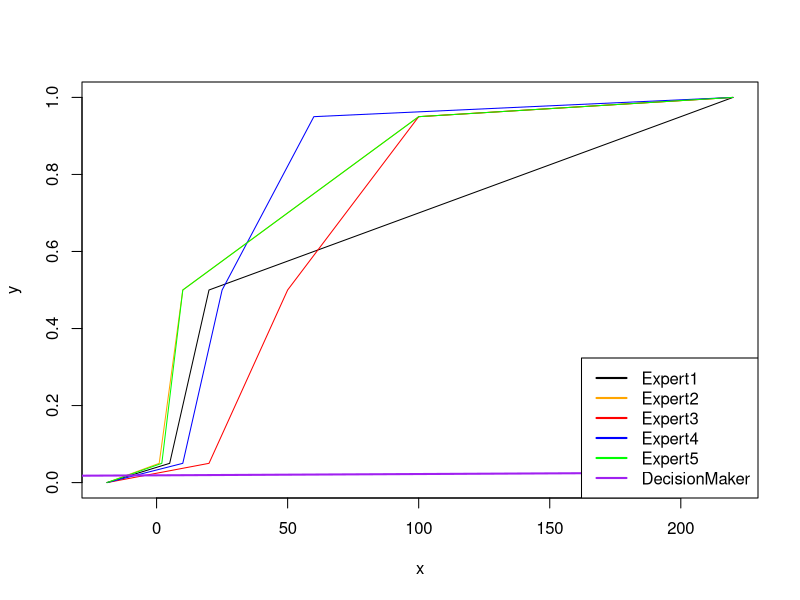

This chart was generated by the following R code:

#Importing Data

library("readxl")
Data1 = read_excel("Excelusssy.xlsx", sheet="Problem")
Data2 = read_excel("Excelusssy.xlsx", sheet="Problem2")
Data3 = read_excel("Excelusssy.xlsx", sheet="Problem3")
Data4 = read_excel("Excelusssy.xlsx", sheet="Problem4")
Data5 = read_excel("Excelusssy.xlsx", sheet="Problem5")
Data6 = read_excel("Excelusssy.xlsx", sheet="Problem6")
p=c(0.05,0.45,0.45,0.05)
ExpertsS=c()
for (i in seq(1,5)){
  ExpertsS[[i]]=c(0,0,0,0)
}






for (j in seq(1,5)){
  k=paste("Data",as.character(j),sep='')
  Data = get(k)

  for (i in seq(1,5)){
    if (Data$Data[1] < Data[[i+1]][1]){
      ExpertsS[[i]]=ExpertsS[[i]]+c(1,0,0,0)
    }
    if (Data$Data[1] < Data[[i+1]][2] & Data$Data[1] >= Data[[i+1]][1]){
      ExpertsS[[i]]=ExpertsS[[i]]+c(0,1,0,0)
    }
    if (Data$Data[1] <= Data[[i+1]][3] & Data$Data[1] >= Data[[i+1]][2]){
      ExpertsS[[i]]=ExpertsS[[i]]+c(0,0,1,0)
    }
    if (Data$Data[1] > Data[[i+1]][3]){
      ExpertsS[[i]]=ExpertsS[[i]]+c(0,0,0,1)
    }
    

  }
}




for (i in seq(1,5)){
  ExpertsS[[i]]= ExpertsS[[i]]/5
}




I=function(i,p){
  Rel=0
  for (k in seq(1,4)){
    if (ExpertsS[[i]][k] !=0){
      Rel=Rel+(ExpertsS[[i]][k]*log(ExpertsS[[i]][k]/p[k]))
    }
  }
  return(Rel)
}
Cal=function(RelInformation){
  1-pchisq(2*5*RelInformation,df=3)
} 

CalibrationScores=c()
for (i in seq(1,5)){
  CalibrationScores[i]=Cal(I(i,p))
}

l1 = 400-0.1*(10000-400)
u1 = 10000+0.1*(10000-400)

L=c(1-0.1*199,0.00044-0.1*(100-0.00044),300000-0.1*(60000000-300000),10-0.1*(1000-10),0.1-0.1*(1000-0.1),l1)
U=c(200+0.1*199,100+0.1*(100-0.00044),60000000+0.1*(60000000-300000),1000+0.1*(1000-10),1000+0.1*(1000-0.1),u1)


InformationScore = function(j){
  r = c()
  Information=0
  for(i in seq(1,6)){
    k=paste("Data",as.character(i),sep='')
    Data=get(k)
    r[[i]]=c((Data[[j+1]][1]-L[i])/(U[i]-L[i]),(Data[[j+1]][2]-Data[[j+1]][1])/(U[i]-L[i]),(Data[[j+1]][3]-Data[[j+1]][2])/(U[i]-L[i]),(U[i]-Data[[j+1]][3])/(U[i]-L[i]))
  }
  for (l in seq(1,6)){
    for (i in seq(1,4)){
      Information = Information + p[i]*log(p[i]/r[[l]][i])
    
    
    }  
  }
  x=c()
  x=Information/6
  y=r
  return(c(x,y))
}
InformationScores = c()
for (i in seq(1,5)){
  InformationScores=append(InformationScores,InformationScore(i)[1])
}



#Need to make the cdf's of 5 experts for 5 questions
CustomCDF = function(Expert,x,question){
#On basis of the quantiles, make a cdf, based on linear interpolation between the quantiles
  
  k=paste("Data",as.character(question),sep='')
  Data = get(k)
  
  Quantiles=c()
  Quantiles[1]=L[question]
  Quantiles[c(2,3,4)] = Data[[Expert+1]]
  Quantiles[5]=U[question]
  
  

  if(x<=Quantiles[1]){
    return(0)
  }
  if(x<=Quantiles[2] & x>Quantiles[1]){
    rc = (0.05)/(Quantiles[2] - Quantiles[1])
    y = (x-Quantiles[1])*rc+0
    return(y)
  }
  if(x<=Quantiles[3] & x>Quantiles[2]){
    rc = (0.45)/(Quantiles[3] - Quantiles[2])
    y = (x-Quantiles[2])*rc+0.05
    return(y)
  }
  if(x<=Quantiles[4] & x>Quantiles[3]){
    rc = (0.45)/(Quantiles[4] - Quantiles[3])
    y = (x-Quantiles[3])*rc+0.5
    return(y)
  }
  if(x<=Quantiles[5] & x>Quantiles[4]){
    rc = (0.05)/(Quantiles[5] - Quantiles[4])
    y = (x-Quantiles[4])*rc+0.95
    return(y)
  }
  if(x>=Quantiles[5]){
    return(1)
  }
}


PlotExpert = function(e,color,question,reset=FALSE){
  x=seq(L[question],U[question],(U[question]-L[question])/10000)
y=c()
for(i in seq(length(x))){
  y[i] = CustomCDF(e,x[i],question)
}
if(reset==TRUE){
  plot(x,y,type='l', col=color)
}
else{
  lines(x,y,type='l', col=color)
}
}
que = 1
PlotExpert(1,'black',que,TRUE)
PlotExpert(2,'orange',que)
PlotExpert(3,'red',que)
PlotExpert(4,'blue',que)
PlotExpert(5,'green',que)
legend(x="bottomright",
       legend = c("Expert1","Expert2","Expert3","Expert4","Expert5"),
       lty = c(1,1,1,1,1),
       col = c('black', 'orange', 'red', 'blue', 'green'),
       lwd = 2
)

WeightAlpha = function(e, alpha){
  if(CalibrationScores[e]>=alpha){
    wa = CalibrationScores[e] * InformationScores[[e]]
    return(wa)
  }
  return(0)
}


DecisionMaker = function(alpha,x,question){
  teller = 0
  noemer = 0
  for(i in seq(1,5)){
    teller = teller + WeightAlpha(i,alpha) * CustomCDF(i,x,question)
    noemer = noemer + WeightAlpha(i,alpha)
  }
  return(teller/noemer)
}
PlotDM = function(x,y){
  lines(x, y, type='l', col = 'purple',lwd=2)
}
ListDecisionMaker = function(alpha,question,plot=FALSE){
  y = c()
  x=seq(L[question],U[question],(U[question]-L[question])/10000)
  for(i in seq(length(x))){
    y[i] = DecisionMaker(alpha,x[i],question)
  }
  if(plot==TRUE){
    PlotDM(x,y)
  }
  return(y)
}

y = ListDecisionMaker(0,6,TRUE)
legend(x="bottomright",
       legend = c("Expert1","Expert2","Expert3","Expert4","Expert5","DecisionMaker"),
       lty = c(1,1,1,1,1,1),
       col = c('black', 'orange', 'red', 'blue', 'green','purple'),
       lwd = 2
)


QuantileCalculator = function(q,y,question){
  x=seq(L[question],U[question],(U[question]-L[question])/10000)
  i = 1
  while(y[i]<q & i < length(y)){
    i = i + 1
  }
  return(x[i])
}
Quantiles=function(y,question){
  q = c()
  q[1] = QuantileCalculator(0.05,y,question)
  q[2] = QuantileCalculator(0.5,y,question)
  q[3] = QuantileCalculator(0.95,y,question)
  return(q)
}

Quant = Quantiles(y,6)


#Calculating Decision Maker hokjes

CDMH = function(alpha){
  temp = c(0,0,0,0)
for (question in seq(1,5)){
  k=paste("Data",as.character(question),sep='')
  Data = get(k)
  temp2 = ListDecisionMaker(alpha,question)

    if (Data$Data[1] < QuantileCalculator(0.05,temp2,question)){
      temp=temp+c(1,0,0,0)

    }
    if (Data$Data[1] < QuantileCalculator(0.5,temp2,question) & Data$Data[1] >= QuantileCalculator(0.05,temp2,question)){
      temp=temp+c(0,1,0,0)

    }
    if (Data$Data[1] <= QuantileCalculator(0.95,temp2,question) & Data$Data[1] >= QuantileCalculator(0.5,temp2,question)){
      temp=temp+c(0,0,1,0)

    }
    if (Data$Data[1] > QuantileCalculator(0.95,temp2,question)){
      temp=temp+c(0,0,0,1)


    
    }  
  print('gaat goed')
}
  print(temp)
  return(temp/5)
}



#DecisionMakerScores

DMInformationScore = function(Alpha){
  r = c()
  Information=0
  for(i in seq(1,6)){
  y = ListDecisionMaker(Alpha,i)
  r[[i]]=c((QuantileCalculator(0.05,y,i)-L[i])/(U[i]-L[i]),(QuantileCalculator(0.5,y,i)-QuantileCalculator(0.05,y,i))/(U[i]-L[i]),(QuantileCalculator(0.95,y,i)-QuantileCalculator(0.5,y,i))/(U[i]-L[i]),(U[i]-QuantileCalculator(0.95,y,i))/(U[i]-L[i]))
  }
  for (j in seq(1,6)){
    for (i in seq(1,4)){
      if(r[[j]][i]!=0){
      Information = Information + p[i]*log(p[i]/r[[j]][i])
      }
      
    } 
  }
  return(Information/6)
}

DMI=function(alpha){
  Hokjes = CDMH(alpha)
  Rel=0
  for (k in seq(1,4)){
    if (Hokjes[k] !=0){
      Rel=Rel+(Hokjes[k]*log(Hokjes[k]/p[k]))
    }
  }
  return(Rel)
}
DMCal=function(RelInformation){
  1-pchisq(2*5*RelInformation,df=3)
}

DMCalScore = function(alpha){
  return(DMCal(DMI(alpha)))
}

CalDM = DMCalScore(0.5)

InfoDM = DMInformationScore(0.3)



